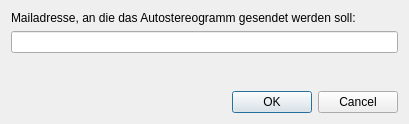
<?xml version="1.0" encoding="UTF-8"?>
<ui version="4.0">
 <class>MailAddressDialog</class>
 <widget class="QDialog" name="MailAddressDialog">
  <property name="geometry">
   <rect>
    <x>0</x>
    <y>0</y>
    <width>409</width>
    <height>124</height>
   </rect>
  </property>
  <property name="windowTitle">
   <string>Mailadresse eingeben</string>
  </property>
  <layout class="QVBoxLayout" name="verticalLayout">
   <item>
    <layout class="QGridLayout" name="gridLayout">
     <item row="0" column="0">
      <widget class="QLabel" name="label">
       <property name="text">
        <string>Mailadresse, an die das Autostereogramm gesendet werden soll:</string>
       </property>
      </widget>
     </item>
     <item row="1" column="0">
      <widget class="QLineEdit" name="mailLineEdit"/>
     </item>
    </layout>
   </item>
   <item>
    <spacer name="verticalSpacer">
     <property name="orientation">
      <enum>Qt::Vertical</enum>
     </property>
     <property name="sizeHint" stdset="0">
      <size>
       <width>20</width>
       <height>14</height>
      </size>
     </property>
    </spacer>
   </item>
   <item>
    <widget class="QDialogButtonBox" name="buttonBox">
     <property name="orientation">
      <enum>Qt::Horizontal</enum>
     </property>
     <property name="standardButtons">
      <set>QDialogButtonBox::Cancel|QDialogButtonBox::Ok</set>
     </property>
    </widget>
   </item>
  </layout>
 </widget>
 <resources/>
 <connections>
  <connection>
   <sender>buttonBox</sender>
   <signal>accepted()</signal>
   <receiver>MailAddressDialog</receiver>
   <slot>accept()</slot>
   <hints>
    <hint type="sourcelabel">
     <x>248</x>
     <y>254</y>
    </hint>
    <hint type="destinationlabel">
     <x>157</x>
     <y>274</y>
    </hint>
   </hints>
  </connection>
  <connection>
   <sender>buttonBox</sender>
   <signal>rejected()</signal>
   <receiver>MailAddressDialog</receiver>
   <slot>reject()</slot>
   <hints>
    <hint type="sourcelabel">
     <x>316</x>
     <y>260</y>
    </hint>
    <hint type="destinationlabel">
     <x>286</x>
     <y>274</y>
    </hint>
   </hints>
  </connection>
 </connections>
</ui>
